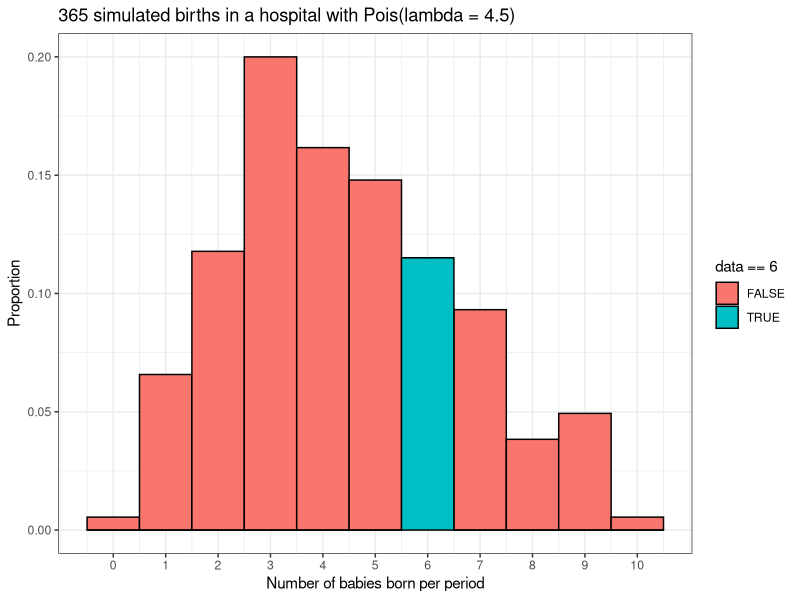

Generate this figure with R:
lambda = 4.5

#Nomor 3a
x = 6
dpois(x, lambda)

#Nomor 3b
library(dplyr)
library(ggplot2)
set.seed(2)

babies <- data.frame('data' = rpois(365, 4.5))

babies %>% ggplot() +
  geom_histogram(aes(x = data,
                     y = stat(count / sum(count)),
                     fill = data == 6),
                 binwidth = 1,
                 color = 'black',) +
  scale_x_continuous(breaks = 0:10) + 
  labs(x = 'Number of babies born per period',
       y = 'Proportion',
       title = '365 simulated births in a hospital with Pois(lambda = 4.5)') +
  theme_bw()

#Nomor 3d
mean = lambda
mean
var = lambda
var
